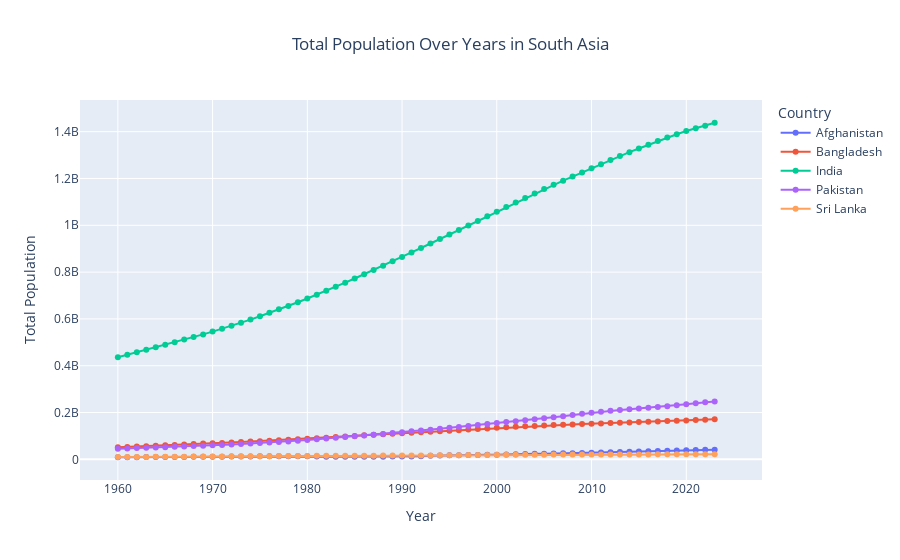

This figure's notebook cell:
### Code cell
# Line plot using years as x-axis and total population as y-axis
fig = px.line(df, x='Year', y='total_population', color='Country',
                 title='Total Population Over Years in South Asia',
                 labels={'total_population': 'Total Population', 'Year': 'Year'})
fig.update_traces(mode='lines+markers')
fig.update_layout(title_x=0.5, xaxis_title='Year', yaxis_title='Total Population')
fig.show()
